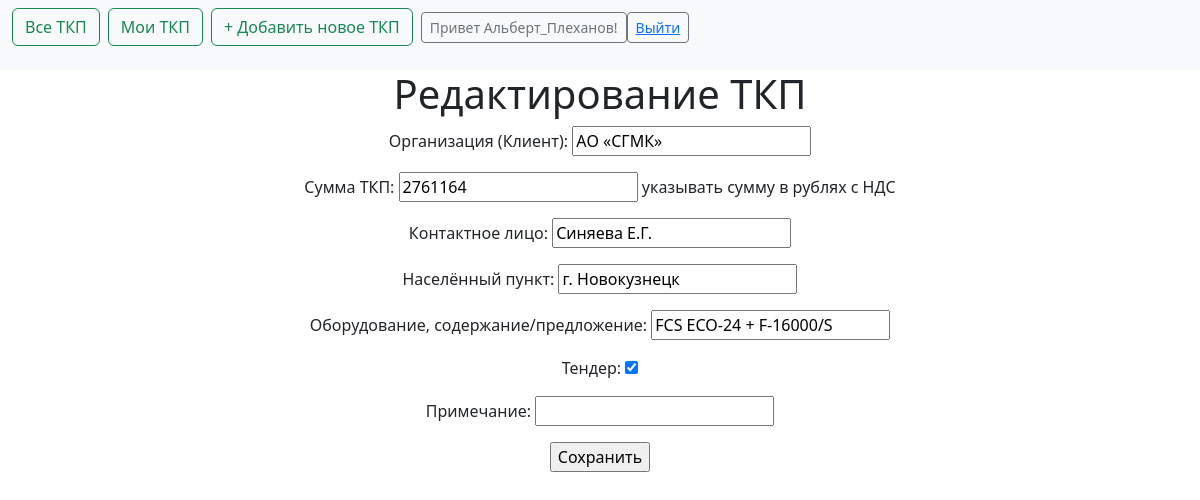
The page /tkp/8/edit/ (signed in) on the database its author committed.
### sales/models.py (models this page shows, shortened)
class Tkp_new(models.Model):
    unique_id_tkp = models.UUIDField(default=uuid.uuid4, editable=False, unique=True)
    title = models.CharField("Организация (Клиент)", max_length=200)
    data_create_tkp = models.DateField("Дата ТКП", default=date.today)
    time_update_tkp = models.DateTimeField(auto_now=True)
    summa_tkp = models.PositiveSmallIntegerField("Сумма ТКП", default=0, help_text="указывать сумму в рублях с НДС")
    kontakt_tkp = models.CharField("Контактное лицо", max_length=200)
    city_client = models.CharField("Населённый пункт", max_length=200)
    description_tkp = models.CharField("Оборудование, содержание/предложение", max_length=200)
    tender_tkp = models.BooleanField("Тендер", default=False)
    notes_tkp = models.CharField("Примечание", max_length=200, blank=True, default='')
    author = models.ForeignKey(
        'auth.User',
        on_delete=models.CASCADE,
    )
    members = models.ManyToManyField(User, related_name="members", blank=True)

### sales/views.py (the view)
# urls.py: path('tkp/<int:pk>/edit/', TkpUpdateView.as_view(), name='tkp_edit'),
class TkpUpdateView(UpdateView):
    model = Tkp_new
    template_name = 'tkp_new_update_form.html'
    fields = ['title',
              'summa_tkp',
              'kontakt_tkp',
              'city_client',
              'description_tkp',
              'tender_tkp',
              'notes_tkp',
              'slug'
              ]
    template_name_suffix = '_update_form'

### templates/tkp_new_update_form.html
{% extends 'base.html' %}
{% block content %}
    <h1>Редактирование ТКП</h1>
<form method="post">{% csrf_token %}
      {{ form.as_p }}
    <input type="submit" value="Сохранить" />
</form>
{% endblock content %}

### templates/base.html (shortened to what this page needs)
{% load static %}
<html>
  <head>
    <link href="{% static 'css/bootstrap.min.css' %}" rel="stylesheet">
  </head>
  <body>
   <nav class="navbar bg-body-tertiary">
  <form class="container-fluid justify-content-start">
  {% if user.is_authenticated and user.is_staff %}
    <button class="btn btn-outline-success me-2" type="button"><a href="{% url 'home' %}" class="nav-link">Все ТКП</a></button>
  {% endif %}
    <button class="btn btn-outline-success me-2" type="button"><a href="{% url 'my_list' %}" class="nav-link">Мои ТКП</a></button>
    <button class="btn btn-outline-success me-2" type="button"><a href="{% url 'tkp_add' %}" class="nav-link">+ Добавить новое ТКП</a></button>
  {% if user.is_authenticated %}
    <button class="btn btn-sm btn-outline-secondary" type="button">Привет {{ user.username }}!</button>
    <button class="btn btn-sm btn-outline-secondary" type="button"><a href="{% url 'logout' %}">Выйти</a></button>
  {% else %}
    <button class="btn btn-sm btn-outline-secondary" type="button">Вы не вошли</button>
    <button class="btn btn-sm btn-outline-secondary" type="button"><a href="{% url 'login' %}">Войти</a></button>
  {% endif %}
  </form>
</nav>
    <div class="container text-center">
      <div class="row">
        <div class="col-12">
          {% block content %}
          {% endblock content %}
        </div>
      </div>
    </div>
  </body>
</html>

### rows shown on the page
Tkp_new: title "АО «СГМК»", summa_tkp "2761164", kontakt_tkp "Синяева Е.Г.", city_client "г. Новокузнецк", description_tkp "FCS ECO-24 + F-16000/S", tender_tkp "☑"

### other values the page prints
{{ user.username }} "Альберт_Плеханов"
